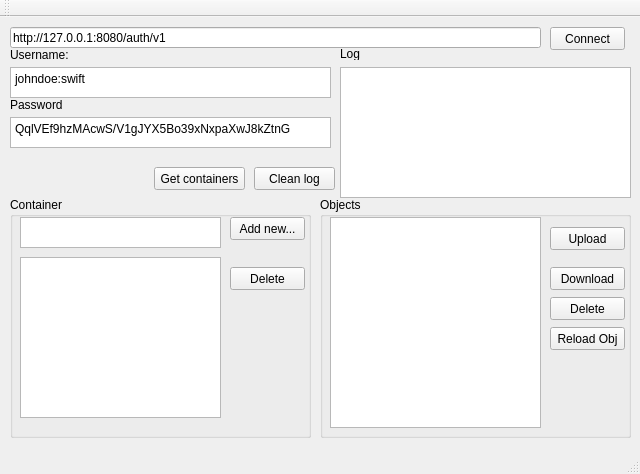
<?xml version="1.0" encoding="UTF-8"?>
<ui version="4.0">
 <class>MainWindow</class>
 <widget class="QMainWindow" name="MainWindow">
  <property name="geometry">
   <rect>
    <x>0</x>
    <y>0</y>
    <width>640</width>
    <height>474</height>
   </rect>
  </property>
  <property name="windowTitle">
   <string>MainWindow</string>
  </property>
  <widget class="QWidget" name="centralWidget">
   <widget class="QLineEdit" name="le_url">
    <property name="geometry">
     <rect>
      <x>10</x>
      <y>10</y>
      <width>531</width>
      <height>21</height>
     </rect>
    </property>
    <property name="text">
     <string>http://127.0.0.1:8080/auth/v1</string>
    </property>
   </widget>
   <widget class="QTextBrowser" name="tb_log">
    <property name="geometry">
     <rect>
      <x>340</x>
      <y>50</y>
      <width>291</width>
      <height>131</height>
     </rect>
    </property>
   </widget>
   <widget class="QPlainTextEdit" name="te_password">
    <property name="geometry">
     <rect>
      <x>10</x>
      <y>100</y>
      <width>321</width>
      <height>31</height>
     </rect>
    </property>
    <property name="plainText">
     <string>QqlVEf9hzMAcwS/V1gJYX5Bo39xNxpaXwJ8kZtnG</string>
    </property>
    <property name="backgroundVisible">
     <bool>false</bool>
    </property>
   </widget>
   <widget class="QPlainTextEdit" name="te_username">
    <property name="geometry">
     <rect>
      <x>10</x>
      <y>50</y>
      <width>321</width>
      <height>31</height>
     </rect>
    </property>
    <property name="plainText">
     <string>johndoe:swift</string>
    </property>
   </widget>
   <widget class="QPushButton" name="pb_connect">
    <property name="geometry">
     <rect>
      <x>550</x>
      <y>10</y>
      <width>75</width>
      <height>23</height>
     </rect>
    </property>
    <property name="text">
     <string>Connect</string>
    </property>
   </widget>
   <widget class="QLabel" name="label">
    <property name="geometry">
     <rect>
      <x>10</x>
      <y>30</y>
      <width>101</width>
      <height>16</height>
     </rect>
    </property>
    <property name="text">
     <string>Username:</string>
    </property>
   </widget>
   <widget class="QLabel" name="label_2">
    <property name="geometry">
     <rect>
      <x>10</x>
      <y>80</y>
      <width>101</width>
      <height>16</height>
     </rect>
    </property>
    <property name="text">
     <string>Password</string>
    </property>
   </widget>
   <widget class="QLabel" name="label_3">
    <property name="geometry">
     <rect>
      <x>340</x>
      <y>30</y>
      <width>46</width>
      <height>13</height>
     </rect>
    </property>
    <property name="text">
     <string>Log</string>
    </property>
   </widget>
   <widget class="QPushButton" name="pb_cleanlog">
    <property name="geometry">
     <rect>
      <x>254</x>
      <y>150</y>
      <width>81</width>
      <height>23</height>
     </rect>
    </property>
    <property name="text">
     <string>Clean log</string>
    </property>
   </widget>
   <widget class="QGroupBox" name="groupBox">
    <property name="geometry">
     <rect>
      <x>10</x>
      <y>180</y>
      <width>301</width>
      <height>241</height>
     </rect>
    </property>
    <property name="title">
     <string>Container</string>
    </property>
    <widget class="QPushButton" name="pb_addcontainer">
     <property name="geometry">
      <rect>
       <x>220</x>
       <y>20</y>
       <width>75</width>
       <height>23</height>
      </rect>
     </property>
     <property name="text">
      <string>Add new...</string>
     </property>
    </widget>
    <widget class="QPlainTextEdit" name="te_containername">
     <property name="geometry">
      <rect>
       <x>10</x>
       <y>20</y>
       <width>201</width>
       <height>31</height>
      </rect>
     </property>
    </widget>
    <widget class="QPushButton" name="pb_deletecontainer">
     <property name="geometry">
      <rect>
       <x>220</x>
       <y>70</y>
       <width>75</width>
       <height>23</height>
      </rect>
     </property>
     <property name="text">
      <string>Delete</string>
     </property>
    </widget>
    <widget class="QListWidget" name="lv_containers">
     <property name="geometry">
      <rect>
       <x>10</x>
       <y>60</y>
       <width>201</width>
       <height>161</height>
      </rect>
     </property>
    </widget>
   </widget>
   <widget class="QGroupBox" name="groupBox_2">
    <property name="geometry">
     <rect>
      <x>320</x>
      <y>180</y>
      <width>311</width>
      <height>241</height>
     </rect>
    </property>
    <property name="title">
     <string>Objects</string>
    </property>
    <widget class="QPushButton" name="pb_upload">
     <property name="geometry">
      <rect>
       <x>230</x>
       <y>30</y>
       <width>75</width>
       <height>23</height>
      </rect>
     </property>
     <property name="text">
      <string>Upload</string>
     </property>
    </widget>
    <widget class="QPushButton" name="pb_download">
     <property name="geometry">
      <rect>
       <x>230</x>
       <y>70</y>
       <width>75</width>
       <height>23</height>
      </rect>
     </property>
     <property name="text">
      <string>Download</string>
     </property>
    </widget>
    <widget class="QPushButton" name="pb_delete">
     <property name="geometry">
      <rect>
       <x>230</x>
       <y>100</y>
       <width>75</width>
       <height>23</height>
      </rect>
     </property>
     <property name="text">
      <string>Delete</string>
     </property>
    </widget>
    <widget class="QListWidget" name="lv_objects">
     <property name="geometry">
      <rect>
       <x>10</x>
       <y>20</y>
       <width>211</width>
       <height>211</height>
      </rect>
     </property>
    </widget>
    <widget class="QPushButton" name="pb_reloadobj">
     <property name="geometry">
      <rect>
       <x>230</x>
       <y>130</y>
       <width>75</width>
       <height>23</height>
      </rect>
     </property>
     <property name="text">
      <string>Reload Obj</string>
     </property>
    </widget>
   </widget>
   <widget class="QPushButton" name="pb_getcontainers">
    <property name="geometry">
     <rect>
      <x>154</x>
      <y>150</y>
      <width>91</width>
      <height>23</height>
     </rect>
    </property>
    <property name="text">
     <string>Get containers</string>
    </property>
   </widget>
  </widget>
  <widget class="QMenuBar" name="menuBar">
   <property name="geometry">
    <rect>
     <x>0</x>
     <y>0</y>
     <width>640</width>
     <height>21</height>
    </rect>
   </property>
  </widget>
  <widget class="QToolBar" name="mainToolBar">
   <attribute name="toolBarArea">
    <enum>TopToolBarArea</enum>
   </attribute>
   <attribute name="toolBarBreak">
    <bool>false</bool>
   </attribute>
  </widget>
  <widget class="QStatusBar" name="statusBar"/>
 </widget>
 <layoutdefault spacing="6" margin="11"/>
 <resources/>
 <connections/>
</ui>
